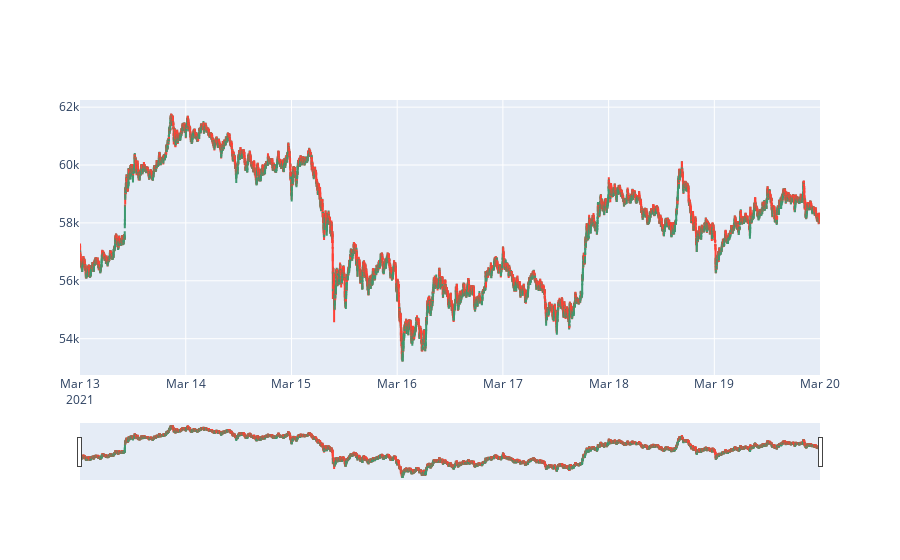

Source (notebook cell):
### Code cell
ohlc_viz(ohlc_transformation(df, column='price', time_period='Min'))

### Figure 1 — Plotly figure (JSON) as saved in the notebook; plotly's stock layout.template omitted (floating-point values rounded to 4 significant figures; data arrays with more than 128 entries replaced by an {"elided": "..."} marker saying what was removed)
{"data": [{"close": {"elided": "10080 float values"}, "high": {"elided": "10080 float values"}, "low": {"elided": "10080 float values"}, "open": {"elided": "10080 float values"}, "type": "candlestick", "x": {"elided": "10080 str values"}}], "layout": {}}
